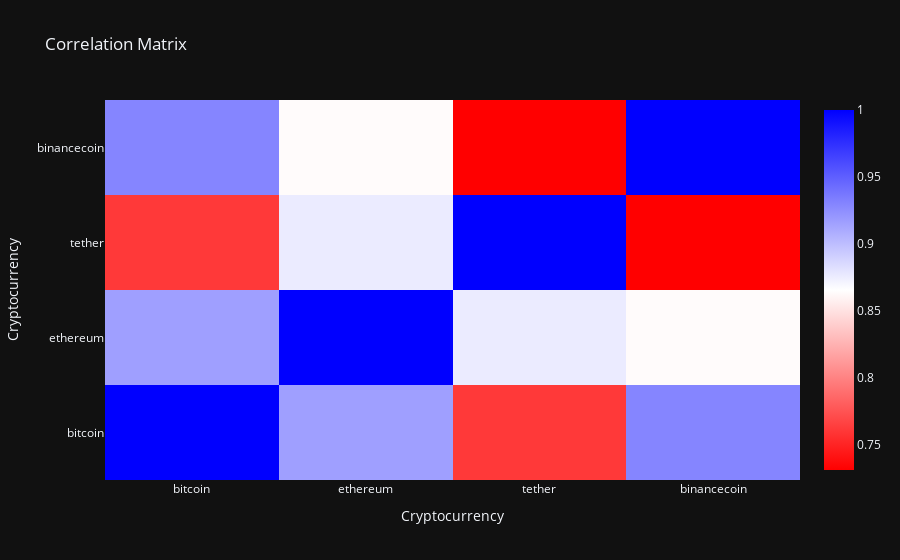

The notebook cell saved with this chart:
### Markdown cell above
**Correlation Analysis**

### Code cell
import plotly.graph_objs as go

# pivoted_coin['Timestamp'] = pd.to_datetime(pivoted_coin['Timestamp'])

correlation_matrix = pivoted_coin[['bitcoin', 'ethereum', 'tether', 'binancecoin']].corr()

fig = go.Figure(data=go.Heatmap(
    z=correlation_matrix,
    x=correlation_matrix.columns,
    y=correlation_matrix.columns,
    colorscale=[[0, 'red'], [0.5, 'white'], [1, 'blue']]
))

fig.update_layout(title='Correlation Matrix', xaxis_title='Cryptocurrency', yaxis_title='Cryptocurrency', template="plotly_dark")
fig.show()

# fig.write_html('./HTML/correlations_analysis.html')

### Figure 1 — Plotly figure (JSON) as saved in the notebook; plotly's stock layout.template omitted (floating-point values rounded to 4 significant figures)
{"data": [{"colorscale": [[0, "red"], [0.5, "white"], [1, "blue"]], "type": "heatmap", "x": ["bitcoin", "ethereum", "tether", "binancecoin"], "y": ["bitcoin", "ethereum", "tether", "binancecoin"], "z": [[1, 0.9162, 0.7611, 0.9296], [0.9162, 1, 0.876, 0.8631], [0.7611, 0.876, 1, 0.7308], [0.9296, 0.8631, 0.7308, 1]]}], "layout": {"title": {"text": "Correlation Matrix"}, "xaxis": {"title": {"text": "Cryptocurrency"}}, "yaxis": {"title": {"text": "Cryptocurrency"}}}}
